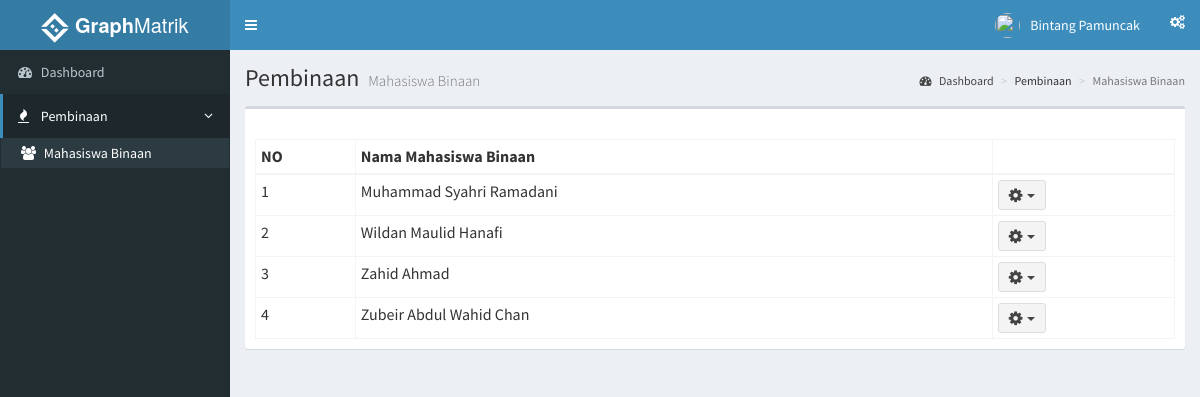
The app's page /index.php?page=mahasiswabinaan (signed in), older data.
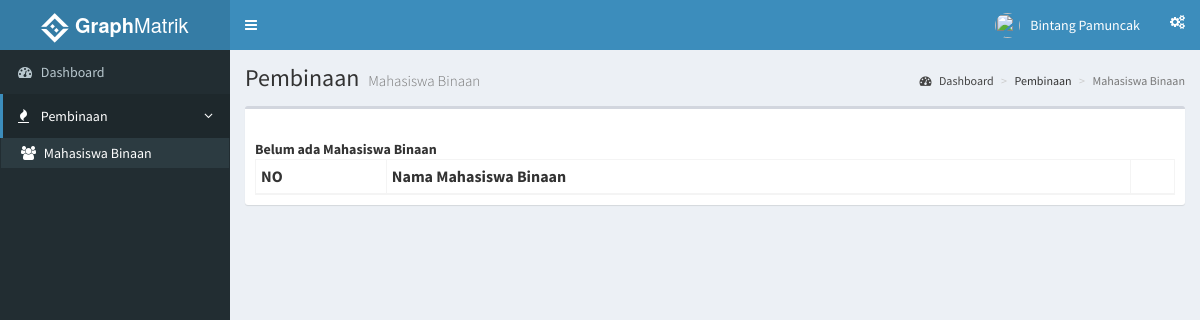
The same page, newer data.
### tables this page shows
CREATE TABLE `m_binaan` (
  `id_pembina` int(11) NOT NULL,
  `id_mahasiswa` int(11) NOT NULL
);

CREATE TABLE `mahasiswa` (
  `id_mahasiswa` int(11) NOT NULL,
  `nim` int(11) NOT NULL,
  `nama` varchar(35) NOT NULL,
  `angkatan` int(11) DEFAULT NULL,
  `j_kelamin` varchar(15) DEFAULT NULL,
  `asalkota` varchar(20) DEFAULT NULL,
  `email` varchar(35) DEFAULT NULL,
  `telp` varchar(13) DEFAULT NULL,
  `avatar` varchar(100) DEFAULT NULL,
  `tgl_lahir` date DEFAULT NULL,
  `id_user` int(11) DEFAULT NULL
);

### role/pembina/mahasiswa_binaan.php (the view, shortened to what this page needs)
<?php
  include 'functions.php';
  $idPembina = $_SESSION['id_pembina'];
 ?>
    <section class="content-header">
      <h1>
        Pembinaan
        <small>Mahasiswa Binaan</small>
      </h1>
      <ol class="breadcrumb">
        <li><a href="/simon"><i class="fa fa-dashboard"></i> Dashboard</a></li>
        <li>Pembinaan</li>
        <li class="active">Mahasiswa Binaan</li>
      </ol>
    </section>
    <section class="content">
      <div class="row">
        <div class="col-xs-12">
          <div class="box">
            <div class="box-header">
            </div>
              <div class="box-body">
              <table id="tableMhsBinaan" class="table table-bordered table-hover table-condensed">
                <thead>
                  <tr>
                    <th>NO</th>
                    <th>Nama Mahasiswa Binaan</th>
                    <th></th>
                  </tr>
                </thead>
                <tbody>
                <?php
                  $dataByPembina = MhsByPembinaDetail($idPembina);
                  $no = 1;
                  foreach($dataByPembina as $row){
                ?>
                <tr>
                  <td><?php echo $no ?></td>
                  <td><?php echo $row['nama_mahasiswa']?></td>
                  <td>
                    <div class="dropdown">
                      <button class="btn btn-default btn-sm dropdown-toggle " type="button" data-toggle="dropdown">
                        <i class="fa fa-cog fa-lg"></i>&nbsp;&nbsp;<span class="caret"></span>
                      </button>
                    </div>
                  </td>
                </tr>
                  <?php
                    $no++; }
                   ?>
                </tbody>
              </table>
            </div>
          </div>
        </div>
      </div>
    </section>

### functions.php (shortened to what this page needs)
<?php
	function MhsByPembinaDetail($idPembina){
		$ambildata = mysql_query("SELECT mb.id_mahasiswa, m.nim , m.nama AS 'nama_mahasiswa', m.id_user AS 'uid_mahasiswa', p.id_user AS 'uid_pembina' FROM m_binaan mb LEFT JOIN mahasiswa m ON mb.id_mahasiswa = m.id_mahasiswa LEFT JOIN pembina p ON mb.id_pembina = p.id_pembina WHERE mb.id_pembina = $idPembina ORDER BY m.nama");
		if (mysql_num_rows($ambildata) > 0) {
			while ($ad = mysql_fetch_assoc($ambildata))
				$data[] = $ad;
				return $data;
		} else{
			echo "<strong>Belum ada Mahasiswa Binaan</strong>";
		}
	}
 ?>

Row changes from the older to the newer data that the page shows:
removed m_binaan: id_mahasiswa.nama "Muhammad Syahri Ramadani"
removed m_binaan: id_mahasiswa.nama "Wildan Maulid Hanafi"
removed m_binaan: id_mahasiswa.nama "Zahid Ahmad"
removed m_binaan: id_mahasiswa.nama "Zubeir Abdul Wahid Chan"
Text that changed along with them:
text now shown: "Belum ada Mahasiswa Binaan"
